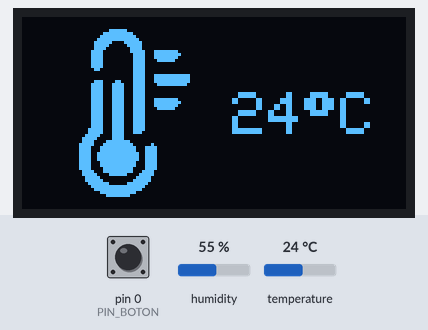
Simulated run of this sketch. Board: Arduino Uno, built with avr-gcc and run on an emulated ATmega328P. Parts: 128×64 one-colour display. The test bench sets the inputs (shaded band); at power-on: pin 0 (PIN_BOTON) HIGH, humidity 55 %, temperature 24 °C.

Above: at 1.2 s.
1.3 s: pin 0 (PIN_BOTON) pulled LOW for 1 s
At 3.6 s:
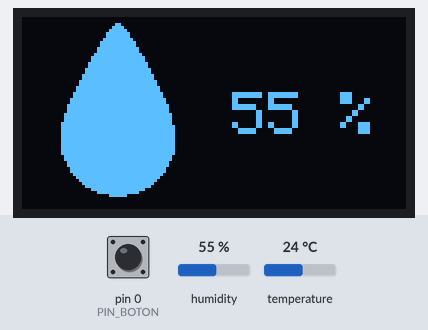
3.9 s: humidity set to 22 %
At 5.6 s:
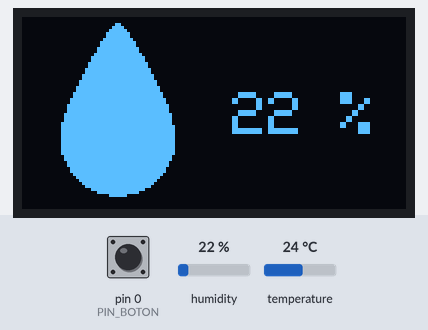
5.9 s: humidity set to 40 %
At 7.6 s:
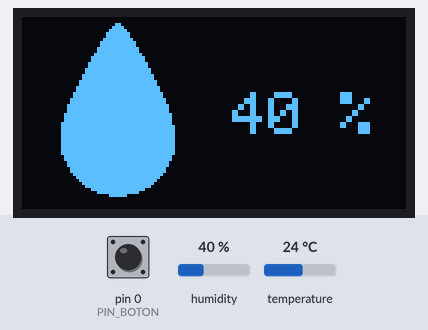
7.9 s: humidity set to 68 %
At 9.6 s:
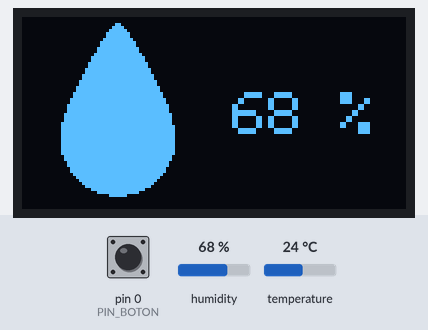
9.9 s: pin 0 (PIN_BOTON) pulled LOW for 0.15 s
At 11.0 s:
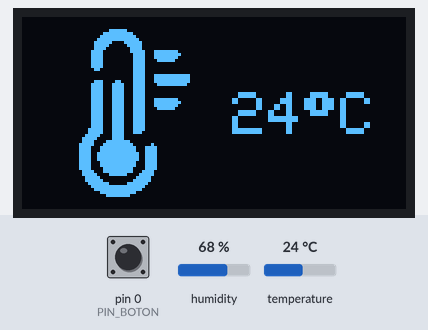
11.7 s: temperature set to 12 °C
At 14.0 s:
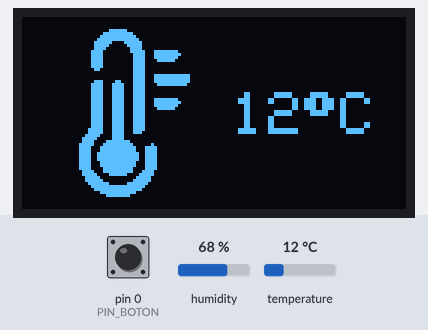
Timing chart, 0 to 15.0 s (numbered marks = the images above; inputs shaded):
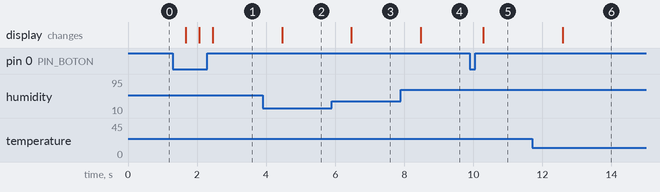

The sketch:

Trabajo_Temp_y_Humedad_2_pantallas.ino
```cpp
/*
 * ====================================================================
 * Este programa lee la temperatura y la humedad locales
 * utilizando un sensor físico DHT22. Permite al usuario alternar entre
 * dos pantallas en un display OLED SSD1306 presionando un botón:
 * - Pantalla 1: Muestra un ícono de termómetro y la temperatura (°C).
 * - Pantalla 2: Muestra un ícono de gota y la humedad (%).
 * ====================================================================
 */

#include <Wire.h>
#include <Adafruit_GFX.h>
#include <Adafruit_SSD1306.h>
#include "DHT.h"

#define PIN_DHT 19
#define PIN_BOTON 0

DHT dht(PIN_DHT, DHT22);
Adafruit_SSD1306 display(128, 64, &Wire, -1);

const unsigned char bmp_icon_termo [] PROGMEM = {
  0x00, 0x00, 0x00, 0x00, 0x00, 0x00, 0x00, 0x00, 0x00, 0x00, 0x00, 0x00, 0x00, 0x00, 0x00, 0x00,
  0x00, 0x00, 0x00, 0x00, 0x00, 0x00, 0x00, 0x00, 0x00, 0x00, 0x00, 0x00, 0x00, 0x00, 0x00, 0x00,
  0x00, 0x00, 0x00, 0x07, 0xe0, 0x00, 0x00, 0x00, 0x00, 0x00, 0x00, 0x1f, 0xf8, 0x00, 0x00, 0x00,
  0x00, 0x00, 0x00, 0x3f, 0xfc, 0x00, 0x00, 0x00, 0x00, 0x00, 0x00, 0x7f, 0xfe, 0x00, 0x00, 0x00,
  0x00, 0x00, 0x00, 0xfc, 0x3f, 0x00, 0x00, 0x00, 0x00, 0x00, 0x00, 0xf8, 0x1f, 0x00, 0x00, 0x00,
  0x00, 0x00, 0x00, 0xf0, 0x0f, 0x00, 0x00, 0x00, 0x00, 0x00, 0x01, 0xe0, 0x0f, 0x8f, 0xf0, 0x00,
  0x00, 0x00, 0x01, 0xe0, 0x07, 0x8f, 0xf8, 0x00, 0x00, 0x00, 0x01, 0xe0, 0x07, 0x8f, 0xf0, 0x00,
  0x00, 0x00, 0x01, 0xe0, 0x07, 0x87, 0xe0, 0x00, 0x00, 0x00, 0x01, 0xe0, 0x07, 0x80, 0x00, 0x00,
  0x00, 0x00, 0x01, 0xe0, 0x07, 0x80, 0x00, 0x00, 0x00, 0x00, 0x00, 0xc0, 0x07, 0x80, 0x00, 0x00,
  0x00, 0x00, 0x00, 0x00, 0x07, 0x80, 0x00, 0x00, 0x00, 0x00, 0x00, 0x00, 0x07, 0x8f, 0xff, 0x00,
  0x00, 0x00, 0x00, 0x00, 0x07, 0x8f, 0xff, 0x00, 0x00, 0x00, 0x00, 0xe1, 0x87, 0x8f, 0xff, 0x00,
  0x00, 0x00, 0x01, 0xe3, 0xc7, 0x87, 0xfe, 0x00, 0x00, 0x00, 0x01, 0xe3, 0xc7, 0x80, 0x00, 0x00,
  0x00, 0x00, 0x01, 0xe3, 0xc7, 0x80, 0x00, 0x00, 0x00, 0x00, 0x01, 0xe3, 0xc7, 0x80, 0x00, 0x00,
  0x00, 0x00, 0x01, 0xe3, 0xc7, 0x80, 0x00, 0x00, 0x00, 0x00, 0x01, 0xe3, 0xc7, 0x8f, 0xf0, 0x00,
  0x00, 0x00, 0x01, 0xe3, 0xc7, 0x8f, 0xf8, 0x00, 0x00, 0x00, 0x01, 0xe3, 0xc7, 0x8f, 0xf0, 0x00,
  0x00, 0x00, 0x01, 0xe3, 0xc7, 0x87, 0xe0, 0x00, 0x00, 0x00, 0x01, 0xe3, 0xc7, 0x80, 0x00, 0x00,
  0x00, 0x00, 0x01, 0xe3, 0xc7, 0x80, 0x00, 0x00, 0x00, 0x00, 0x01, 0xe3, 0xc7, 0x80, 0x00, 0x00,
  0x00, 0x00, 0x01, 0xe3, 0xc7, 0x80, 0x00, 0x00, 0x00, 0x00, 0x01, 0xe3, 0xc7, 0x80, 0x00, 0x00,
  0x00, 0x00, 0x01, 0xe3, 0xc7, 0x80, 0x00, 0x00, 0x00, 0x00, 0x03, 0xe3, 0xc7, 0x80, 0x00, 0x00,
  0x00, 0x00, 0x03, 0xe3, 0xc7, 0x00, 0x00, 0x00, 0x00, 0x00, 0x07, 0xc3, 0xc0, 0x00, 0x00, 0x00,
  0x00, 0x00, 0x0f, 0x83, 0xc0, 0x00, 0x00, 0x00, 0x00, 0x00, 0x0f, 0x0f, 0xf0, 0x00, 0x00, 0x00,
  0x00, 0x00, 0x1f, 0x1f, 0xf8, 0x10, 0x00, 0x00, 0x00, 0x00, 0x1e, 0x3f, 0xfc, 0x78, 0x00, 0x00,
  0x00, 0x00, 0x1e, 0x3f, 0xfc, 0x78, 0x00, 0x00, 0x00, 0x00, 0x1e, 0x7f, 0xfe, 0x78, 0x00, 0x00,
  0x00, 0x00, 0x1e, 0x7f, 0xfe, 0x78, 0x00, 0x00, 0x00, 0x00, 0x1e, 0x7f, 0xfe, 0x78, 0x00, 0x00,
  0x00, 0x00, 0x1e, 0x3f, 0xfc, 0x78, 0x00, 0x00, 0x00, 0x00, 0x1e, 0x3f, 0xfc, 0x78, 0x00, 0x00,
  0x00, 0x00, 0x1e, 0x1f, 0xf8, 0x78, 0x00, 0x00, 0x00, 0x00, 0x0f, 0x1f, 0xf8, 0xf0, 0x00, 0x00,
  0x00, 0x00, 0x0f, 0x87, 0xe1, 0xf0, 0x00, 0x00, 0x00, 0x00, 0x07, 0xc0, 0x03, 0xe0, 0x00, 0x00,
  0x00, 0x00, 0x07, 0xe0, 0x07, 0xe0, 0x00, 0x00, 0x00, 0x00, 0x03, 0xf8, 0x1f, 0xc0, 0x00, 0x00,
  0x00, 0x00, 0x01, 0xff, 0xff, 0x80, 0x00, 0x00, 0x00, 0x00, 0x00, 0xff, 0xff, 0x00, 0x00, 0x00,
  0x00, 0x00, 0x00, 0x3f, 0xfc, 0x00, 0x00, 0x00, 0x00, 0x00, 0x00, 0x0f, 0xf0, 0x00, 0x00, 0x00,
  0x00, 0x00, 0x00, 0x00, 0x00, 0x00, 0x00, 0x00, 0x00, 0x00, 0x00, 0x00, 0x00, 0x00, 0x00, 0x00,
  0x00, 0x00, 0x00, 0x00, 0x00, 0x00, 0x00, 0x00, 0x00, 0x00, 0x00, 0x00, 0x00, 0x00, 0x00, 0x00
};

const unsigned char bmp_icon_gota [] PROGMEM = {
  0x00, 0x00, 0x00, 0x00, 0x00, 0x00, 0x00, 0x00, 0x00, 0x00, 0x00, 0x00, 0x00, 0x00, 0x00, 0x00,
  0x00, 0x00, 0x00, 0x01, 0x80, 0x00, 0x00, 0x00, 0x00, 0x00, 0x00, 0x03, 0xc0, 0x00, 0x00, 0x00,
  0x00, 0x00, 0x00, 0x07, 0xe0, 0x00, 0x00, 0x00, 0x00, 0x00, 0x00, 0x0f, 0xf0, 0x00, 0x00, 0x00,
  0x00, 0x00, 0x00, 0x0f, 0xf0, 0x00, 0x00, 0x00, 0x00, 0x00, 0x00, 0x1f, 0xf8, 0x00, 0x00, 0x00,
  0x00, 0x00, 0x00, 0x3f, 0xfc, 0x00, 0x00, 0x00, 0x00, 0x00, 0x00, 0x3f, 0xfc, 0x00, 0x00, 0x00,
  0x00, 0x00, 0x00, 0x7f, 0xfe, 0x00, 0x00, 0x00, 0x00, 0x00, 0x00, 0x7f, 0xfe, 0x00, 0x00, 0x00,
  0x00, 0x00, 0x00, 0xff, 0xff, 0x00, 0x00, 0x00, 0x00, 0x00, 0x01, 0xff, 0xff, 0x80, 0x00, 0x00,
  0x00, 0x00, 0x01, 0xff, 0xff, 0x80, 0x00, 0x00, 0x00, 0x00, 0x03, 0xff, 0xff, 0xc0, 0x00, 0x00,
  0x00, 0x00, 0x03, 0xff, 0xff, 0xc0, 0x00, 0x00, 0x00, 0x00, 0x07, 0xff, 0xff, 0xe0, 0x00, 0x00,
  0x00, 0x00, 0x07, 0xff, 0xff, 0xe0, 0x00, 0x00, 0x00, 0x00, 0x0f, 0xff, 0xff, 0xf0, 0x00, 0x00,
  0x00, 0x00, 0x0f, 0xff, 0xff, 0xf0, 0x00, 0x00, 0x00, 0x00, 0x1f, 0xff, 0xff, 0xf8, 0x00, 0x00,
  0x00, 0x00, 0x1f, 0xff, 0xff, 0xf8, 0x00, 0x00, 0x00, 0x00, 0x3f, 0xff, 0xff, 0xfc, 0x00, 0x00,
  0x00, 0x00, 0x3f, 0xff, 0xff, 0xfc, 0x00, 0x00, 0x00, 0x00, 0x7f, 0xff, 0xff, 0xfe, 0x00, 0x00,
  0x00, 0x00, 0x7f, 0xff, 0xff, 0xfe, 0x00, 0x00, 0x00, 0x00, 0xff, 0xff, 0xff, 0xff, 0x00, 0x00,
  0x00, 0x00, 0xff, 0xff, 0xff, 0xff, 0x00, 0x00, 0x00, 0x01, 0xff, 0xff, 0xff, 0xff, 0x80, 0x00,
  0x00, 0x01, 0xff, 0xff, 0xff, 0xff, 0x80, 0x00, 0x00, 0x01, 0xff, 0xff, 0xff, 0xff, 0x80, 0x00,
  0x00, 0x03, 0xff, 0xff, 0xff, 0xff, 0xc0, 0x00, 0x00, 0x03, 0xff, 0xff, 0xff, 0xff, 0xc0, 0x00,
  0x00, 0x03, 0xff, 0xff, 0xff, 0xff, 0xc0, 0x00, 0x00, 0x07, 0xff, 0xff, 0xff, 0xff, 0xc0, 0x00,
  0x00, 0x07, 0xff, 0xff, 0xff, 0xff, 0xe0, 0x00, 0x00, 0x07, 0xff, 0xff, 0xff, 0xff, 0xe0, 0x00,
  0x00, 0x07, 0xff, 0xff, 0xff, 0xff, 0xe0, 0x00, 0x00, 0x07, 0xff, 0xff, 0xff, 0xff, 0xe0, 0x00,
  0x00, 0x07, 0xff, 0xff, 0xff, 0xff, 0xe0, 0x00, 0x00, 0x07, 0xff, 0xff, 0xff, 0xff, 0xe0, 0x00,
  0x00, 0x07, 0xff, 0xff, 0xff, 0xff, 0xe0, 0x00, 0x00, 0x07, 0xff, 0xff, 0xff, 0xff, 0xe0, 0x00,
  0x00, 0x07, 0xff, 0xff, 0xff, 0xff, 0xe0, 0x00, 0x00, 0x07, 0xff, 0xff, 0xff, 0xff, 0xe0, 0x00,
  0x00, 0x03, 0xff, 0xff, 0xff, 0xff, 0xc0, 0x00, 0x00, 0x03, 0xff, 0xff, 0xff, 0xff, 0xc0, 0x00,
  0x00, 0x01, 0xff, 0xff, 0xff, 0xff, 0x80, 0x00, 0x00, 0x01, 0xff, 0xff, 0xff, 0xff, 0x80, 0x00,
  0x00, 0x00, 0xff, 0xff, 0xff, 0xff, 0x00, 0x00, 0x00, 0x00, 0xff, 0xff, 0xff, 0xff, 0x00, 0x00,
  0x00, 0x00, 0x7f, 0xff, 0xff, 0xfe, 0x00, 0x00, 0x00, 0x00, 0x3f, 0xff, 0xff, 0xfc, 0x00, 0x00,
  0x00, 0x00, 0x1f, 0xff, 0xff, 0xf8, 0x00, 0x00, 0x00, 0x00, 0x0f, 0xff, 0xff, 0xf0, 0x00, 0x00,
  0x00, 0x00, 0x07, 0xff, 0xff, 0xe0, 0x00, 0x00, 0x00, 0x00, 0x01, 0xff, 0xff, 0x80, 0x00, 0x00,
  0x00, 0x00, 0x00, 0x7f, 0xfe, 0x00, 0x00, 0x00, 0x00, 0x00, 0x00, 0x07, 0xe0, 0x00, 0x00, 0x00,
  0x00, 0x00, 0x00, 0x00, 0x00, 0x00, 0x00, 0x00, 0x00, 0x00, 0x00, 0x00, 0x00, 0x00, 0x00, 0x00,
  0x00, 0x00, 0x00, 0x00, 0x00, 0x00, 0x00, 0x00, 0x00, 0x00, 0x00, 0x00, 0x00, 0x00, 0x00, 0x00
};

int pantalla = 1;

void setup() {
  dht.begin();

  pinMode(PIN_BOTON, INPUT_PULLUP);

  display.begin(SSD1306_SWITCHCAPVCC, 0x3C);
  display.clearDisplay();
  display.setTextColor(WHITE);
}

void loop() {
  if (digitalRead(PIN_BOTON) == LOW) {
    if (pantalla == 1) {
      pantalla = 2;
    } else {
      pantalla = 1;
    }
    delay(300); // Pequeño delay anti-rebote (debounce) para evitar lecturas falsas
  }

  int t = (int) dht.readTemperature();
  int h = (int) dht.readHumidity();

  display.clearDisplay();

  if (pantalla == 1) {
    display.drawBitmap(0, 0, bmp_icon_termo, 64, 64, WHITE);

    display.setTextSize(2);
    display.setCursor(70, 25);
    display.print(t);
    display.write(0xf7); // Código extendido ASCII para renderizar el símbolo de grado (°)
    display.print("C");
  }
  else {
    display.drawBitmap(0, 0, bmp_icon_gota, 64, 64, WHITE);

    display.setTextSize(2);
    display.setCursor(70, 25);
    display.print(h);
    display.print(" %");
  }

  display.display();
  delay(50);
}
```

Measured:
- after the input at 1.3 s, the display: changes after 0.38 s (image 1)
- after the input at 3.9 s, the display: changes after 0.56 s (image 2)
- after the input at 5.9 s, the display: changes after 0.57 s (image 3)
- after the input at 7.9 s, the display: changes after 0.58 s (image 4)
- after the input at 9.9 s, the display: changes after 0.38 s (image 5)
- after the input at 11.7 s, the display: changes after 0.88 s (image 6)
